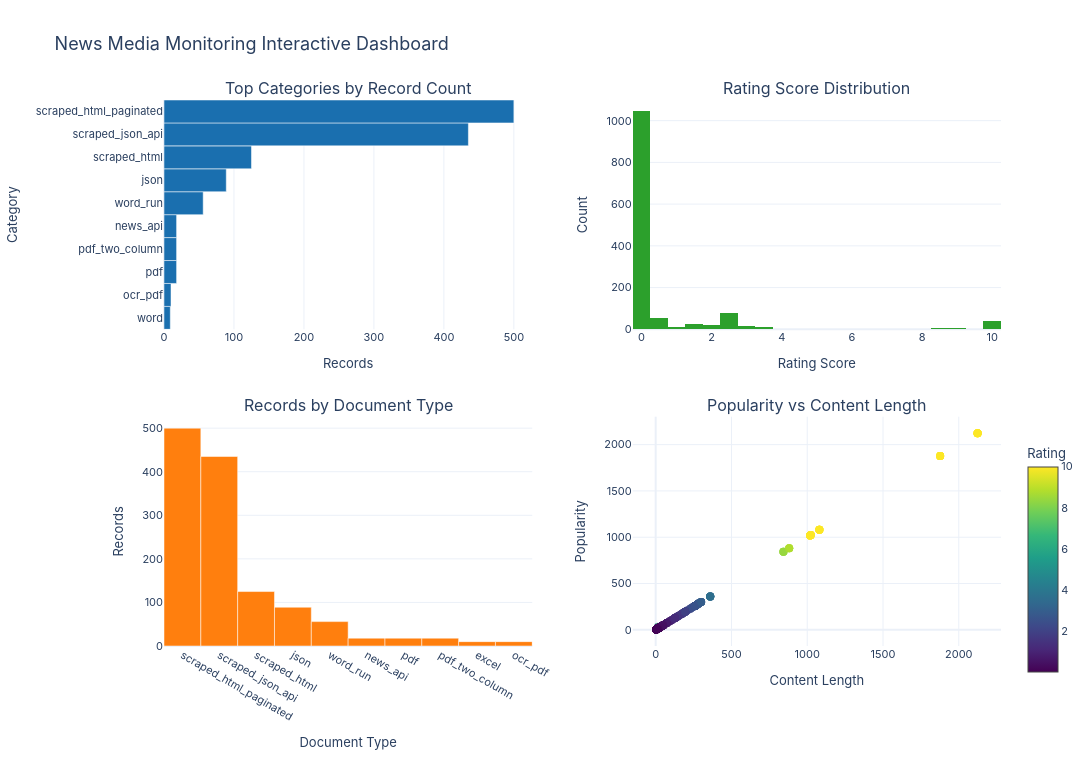

Notebook code for this chart:
### Markdown cell above
## 16. Interactive Chart — Interactive News Dashboard

**Question and chart choice:** A Plotly Graph Objects dashboard combines four linked views into one interactive HTML file.

### Code cell
fig = build_interactive_news_dashboard_fig(df)
path = _save_and_display_plotly(
    fig,
    "interactive_news_dashboard",
    height=760,
)
print(path)

### Figure 1 — Plotly figure (JSON) as saved in the notebook; plotly's stock layout.template omitted (floating-point values rounded to 4 significant figures; data arrays with more than 128 entries replaced by an {"elided": "..."} marker saying what was removed)
{"data": [{"hovertemplate": "Category: %{y}<br>Records: %{x}<extra></extra>", "marker": {"color": "#1a6faf"}, "name": "Category Count", "orientation": "h", "type": "bar", "x": [9, 10, 18, 18, 18, 56, 89, 125, 435, 500], "xaxis": "x", "y": ["word", "ocr_pdf", "pdf", "pdf_two_column", "news_api", "word_run", "json", "scraped_html", "scraped_json_api", "scraped_html_paginated"], "yaxis": "y"}, {"hovertemplate": "Rating: %{x}<br>Count: %{y}<extra></extra>", "marker": {"color": "#2ca02c"}, "name": "Rating Distribution", "nbinsx": 25, "type": "histogram", "x": {"elided": "1318 float values"}, "xaxis": "x2", "yaxis": "y2"}, {"hovertemplate": "Document type: %{x}<br>Records: %{y}<extra></extra>", "marker": {"color": "#ff7f0e"}, "name": "Document Type Count", "type": "bar", "x": ["scraped_html_paginated", "scraped_json_api", "scraped_html", "json", "word_run", "news_api", "pdf", "pdf_two_column", "excel", "ocr_pdf"], "xaxis": "x3", "y": [500, 435, 125, 89, 56, 18, 18, 18, 10, 10], "yaxis": "y3"}, {"customdata": {"elided": "1318x3 mixed values"}, "hovertemplate": "%{text}<br>Category: %{customdata[0]}<br>Document type: %{customdata[1]}<br>Year: %{customdata[2]}<br>Content length: %{x}<br>Popularity: %{y}<extra></extra>", "marker": {"color": {"elided": "1318 float values"}, "colorbar": {"len": 0.45, "title": {"text": "Rating"}, "x": 1.02, "y": 0.16}, "colorscale": [[0, "#440154"], [0.1111, "#482878"], [0.2222, "#3e4989"], [0.3333, "#31688e"], [0.4444, "#26828e"], [0.5556, "#1f9e89"], [0.6667, "#35b779"], [0.7778, "#6ece58"], [0.8889, "#b5de2b"], [1, "#fde725"]], "opacity": 0.7, "showscale": true, "size": 8}, "mode": "markers", "name": "News Records", "text": {"elided": "1318 str values"}, "type": "scatter", "x": {"elided": "1318 int values"}, "xaxis": "x4", "y": {"elided": "1318 float values"}, "yaxis": "y4"}], "layout": {"annotations": [{"font": {"size": 16}, "showarrow": false, "text": "Top Categories by Record Count", "x": 0.22, "xanchor": "center", "xref": "paper", "y": 1, "yanchor": "bottom", "yref": "paper"}, {"font": {"size": 16}, "showarrow": false, "text": "Rating Score Distribution", "x": 0.78, "xanchor": "center", "xref": "paper", "y": 1, "yanchor": "bottom", "yref": "paper"}, {"font": {"size": 16}, "showarrow": false, "text": "Records by Document Type", "x": 0.22, "xanchor": "center", "xref": "paper", "y": 0.42, "yanchor": "bottom", "yref": "paper"}, {"font": {"size": 16}, "showarrow": false, "text": "Popularity vs Content Length", "x": 0.78, "xanchor": "center", "xref": "paper", "y": 0.42, "yanchor": "bottom", "yref": "paper"}], "font": {"family": "Inter", "size": 11}, "height": 760, "showlegend": false, "title": {"font": {"size": 18}, "text": "News Media Monitoring Interactive Dashboard"}, "width": 1150, "xaxis": {"anchor": "y", "domain": [0, 0.44], "title": {"text": "Records"}}, "xaxis2": {"anchor": "y2", "domain": [0.56, 1], "title": {"text": "Rating Score"}}, "xaxis3": {"anchor": "y3", "domain": [0, 0.44], "title": {"text": "Document Type"}}, "xaxis4": {"anchor": "y4", "domain": [0.56, 1], "title": {"text": "Content Length"}}, "yaxis": {"anchor": "x", "domain": [0.58, 1], "title": {"text": "Category"}}, "yaxis2": {"anchor": "x2", "domain": [0.58, 1], "title": {"text": "Count"}}, "yaxis3": {"anchor": "x3", "domain": [0, 0.42], "title": {"text": "Records"}}, "yaxis4": {"anchor": "x4", "domain": [0, 0.42], "title": {"text": "Popularity"}}}}
